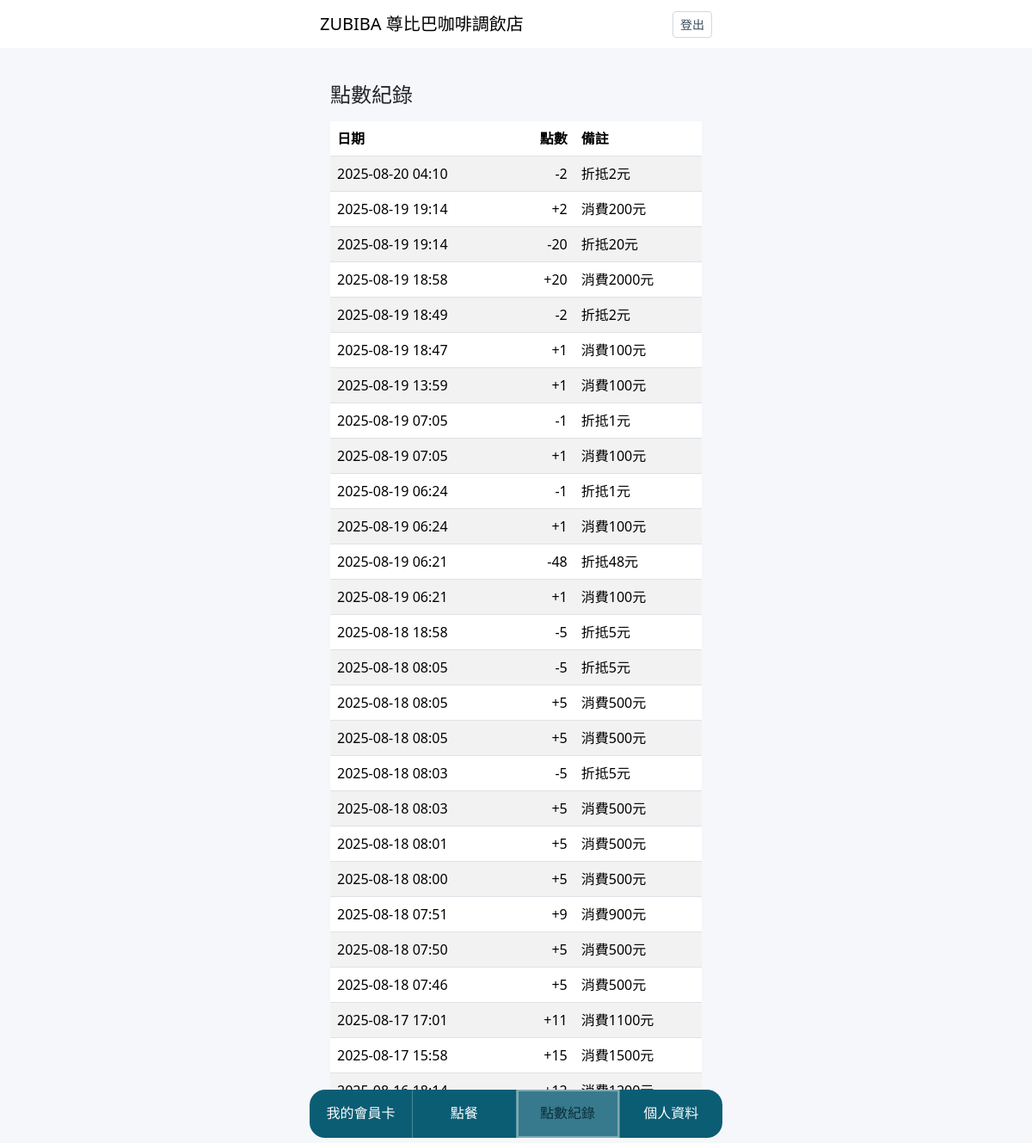
Screenshot of /members/points/ (signed in) with the database file from the repository.
### members/models.py (models this page shows, shortened)
class PointTransaction(models.Model):
    EARN = 'EARN'
    ADJUST = 'ADJUST'
    TYPES = [(EARN, 'Earn'), (ADJUST, 'Adjust')]
    member = models.ForeignKey(Member, on_delete=models.CASCADE, related_name='txns')
    txn_type = models.CharField(max_length=10, choices=TYPES)
    amount = models.IntegerField()   # 正數加點、負數扣點
    note = models.CharField(max_length=255, blank=True)
    created_at = models.DateTimeField(default=timezone.now)
    staff = models.ForeignKey(settings.AUTH_USER_MODEL, null=True, blank=True, on_delete=models.SET_NULL)
    class Meta:
        ordering = ['-created_at']
    @property
    def formatted_note(self) -> str:
        from .utils import get_loyalty_config
        cfg = get_loyalty_config()
        if self.amount >= 0:
            if cfg.earn_points_per_unit > 0:
                money = (self.amount // cfg.earn_points_per_unit) * cfg.earn_spend_unit
            else:
                money = 0
            return f"消費{money}元"
        else:
            return f"折抵{abs(self.amount) * cfg.redeem_value_per_point}元"

class LoyaltyConfig(models.Model):
    earn_spend_unit = models.PositiveIntegerField(default=100)
    earn_points_per_unit = models.PositiveIntegerField(default=1)
    redeem_value_per_point = models.PositiveIntegerField(default=1)
    updated_at = models.DateTimeField(auto_now=True)
    class Meta:
        verbose_name = "點數規則設定"
        verbose_name_plural = "點數規則設定"

### members/views.py (the view)
# urls.py: path('points/', views.point_history, name='point_history'),  # 新增
@login_required
def point_history(request):
    member = request.user.member
    qs = (PointTransaction.objects
          .filter(member=member)
          .order_by('-created_at')
          .only('id', 'amount', 'created_at'))  # 只取需要欄位（見下條）
    paginator = Paginator(qs, 30)          # 每頁 30 筆
    page_obj = paginator.get_page(request.GET.get('page'))
    return render(request, 'members/points.html', {
        'page_obj': page_obj,
        'records': page_obj.object_list,   # 舊模板沿用 records
    })

### members/context_processors.py (called while the page is built)
def liff_and_order(request):
    return {
        "liff_id": getattr(settings, "LINE_LIFF_ID", ""),
        "ICHEF_ORDER_URL": getattr(settings, "ICHEF_ORDER_URL",
                                   "https://shop.ichefpos.com/store/Al0mfcsy/ordering"),
    }

### templates/members/points.html (shortened to what this page needs)
{% extends "base.html" %}
{% block content %}
<div class="container mt-3">
  <h4 class="mb-3">點數紀錄</h4>
  <table class="table table-striped">
    <thead>
      <tr>
        <th>日期</th>
        <th class="text-end">點數</th>
        <th>備註</th>
      </tr>
    </thead>
    <tbody>
      {% for r in records %}
      <tr>
        <td>{{ r.created_at|date:"Y-m-d H:i" }}</td>
        <td class="text-end">{% if r.amount > 0 %}+{% endif %}{{ r.amount }}</td>
        <td>{{ r.formatted_note }}</td>
      </tr>
      {% empty %}
      <tr><td colspan="3" class="text-center text-muted">目前沒有紀錄</td></tr>
      {% endfor %}
    </tbody>
  </table>
</div>
{% endblock %}

### static/css/style.css (style rules this page uses)
:root { --brand:#0b5d74; --ink:#0a2e3a; --bg:#f6f7fb; --card:#fff; --radius:18px; --shadow:0 8px 28px rgba(0,0,0,.12); --tab-bg: var(--brand); --tab-active-bg: color-mix(in srgb, var(--brand) 82%, white 18%); --tab-text:#fff; }
body { background:var(--bg); }
.container { max-width:480px; }

### rows the page displays
PointTransaction: created_at "2025-08-20 04:10", amount "-2", formatted_note "折抵2元"
PointTransaction: created_at "2025-08-19 19:14", amount "2", formatted_note "消費200元"
PointTransaction: created_at "2025-08-19 19:14", amount "-20", formatted_note "折抵20元"
PointTransaction: created_at "2025-08-19 18:58", amount "20", formatted_note "消費2000元"
PointTransaction: created_at "2025-08-19 18:49", amount "-2", formatted_note "折抵2元"
PointTransaction: created_at "2025-08-19 18:47", amount "1", formatted_note "消費100元"
PointTransaction: created_at "2025-08-19 13:59", amount "1", formatted_note "消費100元"
PointTransaction: created_at "2025-08-19 07:05", amount "-1", formatted_note "折抵1元"
PointTransaction: created_at "2025-08-19 07:05", amount "1", formatted_note "消費100元"
PointTransaction: created_at "2025-08-19 06:24", amount "-1", formatted_note "折抵1元"
PointTransaction: created_at "2025-08-19 06:24", amount "1", formatted_note "消費100元"
PointTransaction: created_at "2025-08-19 06:21", amount "-48", formatted_note "折抵48元"
PointTransaction: created_at "2025-08-19 06:21", amount "1", formatted_note "消費100元"
PointTransaction: created_at "2025-08-18 18:58", amount "-5", formatted_note "折抵5元"
PointTransaction: created_at "2025-08-18 08:05", amount "-5", formatted_note "折抵5元"
PointTransaction: created_at "2025-08-18 08:05", amount "5", formatted_note "消費500元"
PointTransaction: created_at "2025-08-18 08:05", amount "5", formatted_note "消費500元"
PointTransaction: created_at "2025-08-18 08:03", amount "-5", formatted_note "折抵5元"
PointTransaction: created_at "2025-08-18 08:03", amount "5", formatted_note "消費500元"
PointTransaction: created_at "2025-08-18 08:01", amount "5", formatted_note "消費500元"
PointTransaction: created_at "2025-08-18 08:00", amount "5", formatted_note "消費500元"
PointTransaction: created_at "2025-08-18 07:51", amount "9", formatted_note "消費900元"
PointTransaction: created_at "2025-08-18 07:50", amount "5", formatted_note "消費500元"
PointTransaction: created_at "2025-08-18 07:46", amount "5", formatted_note "消費500元"
PointTransaction: created_at "2025-08-17 17:01", amount "11", formatted_note "消費1100元"
PointTransaction: created_at "2025-08-17 15:58", amount "15", formatted_note "消費1500元"
